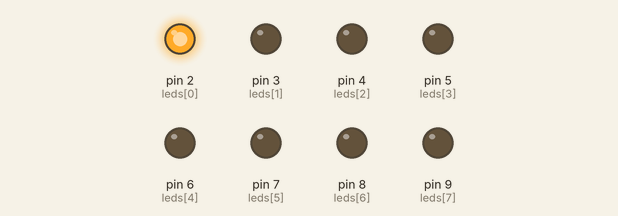
The sketch below on a simulated Arduino Uno, built with avr-gcc and run on an emulated ATmega328P. Shown: output pins drawn as LEDs (lit = HIGH).

Above: at 0.1 s.
At 1.1 s:
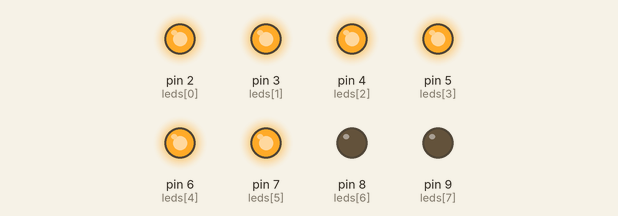
At 1.7 s:
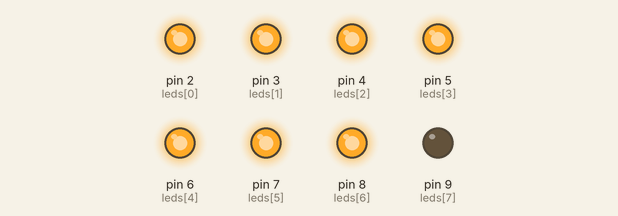
At 3.5 s:
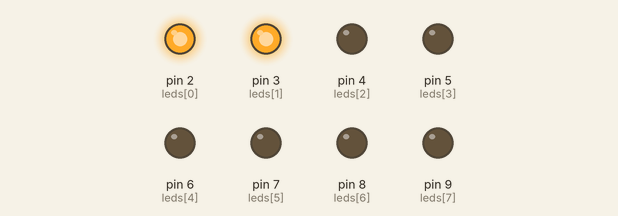
At 5.3 s:
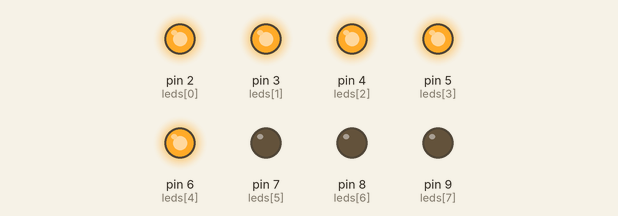
At 7.1 s:
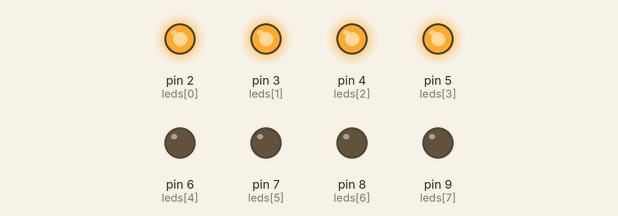
Timing chart, 0 to 7.4 s (numbered marks = the images above):
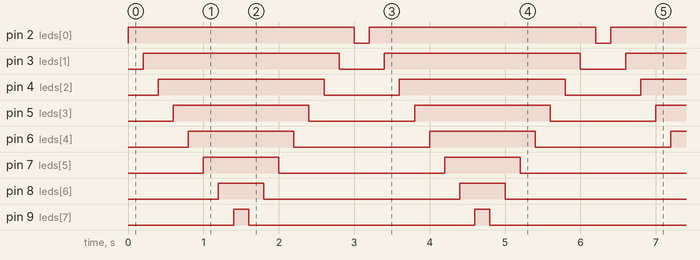

The sketch:

sketch_jan06b.ino
```cpp
int leds[8] = {2,3,4,5,6,7,8,9};

void setup() {
  for(int i=0;i<8;i++)
    pinMode(leds[i], OUTPUT);
}

void loop() {
  // Tăng dần
  for(int i=0;i<8;i++){
    digitalWrite(leds[i], HIGH);
    delay(200);
  }

  // Giảm dần
  for(int i=7;i>=0;i--){
    digitalWrite(leds[i], LOW);
    delay(200);
  }
}
```

Measured:
- by itself, pin 2 (leds[0]): alternates HIGH for 3.0 s and LOW for 0.20 s
- by itself, pin 3 (leds[1]): alternates HIGH for 2.6 s and LOW for 0.60 s
- by itself, pin 4 (leds[2]): alternates HIGH for 2.2 s and LOW for 1.0 s
- by itself, pin 5 (leds[3]): alternates HIGH for 1.8 s and LOW for 1.4 s
- by itself, pin 6 (leds[4]): alternates HIGH for 1.4 s and LOW for 1.8 s
- by itself, pin 7 (leds[5]): alternates HIGH for 1.0 s and LOW for 2.2 s
- by itself, pin 8 (leds[6]): alternates HIGH for 0.60 s and LOW for 2.6 s
- by itself, pin 9 (leds[7]): alternates HIGH for 0.20 s and LOW for 3.0 s
